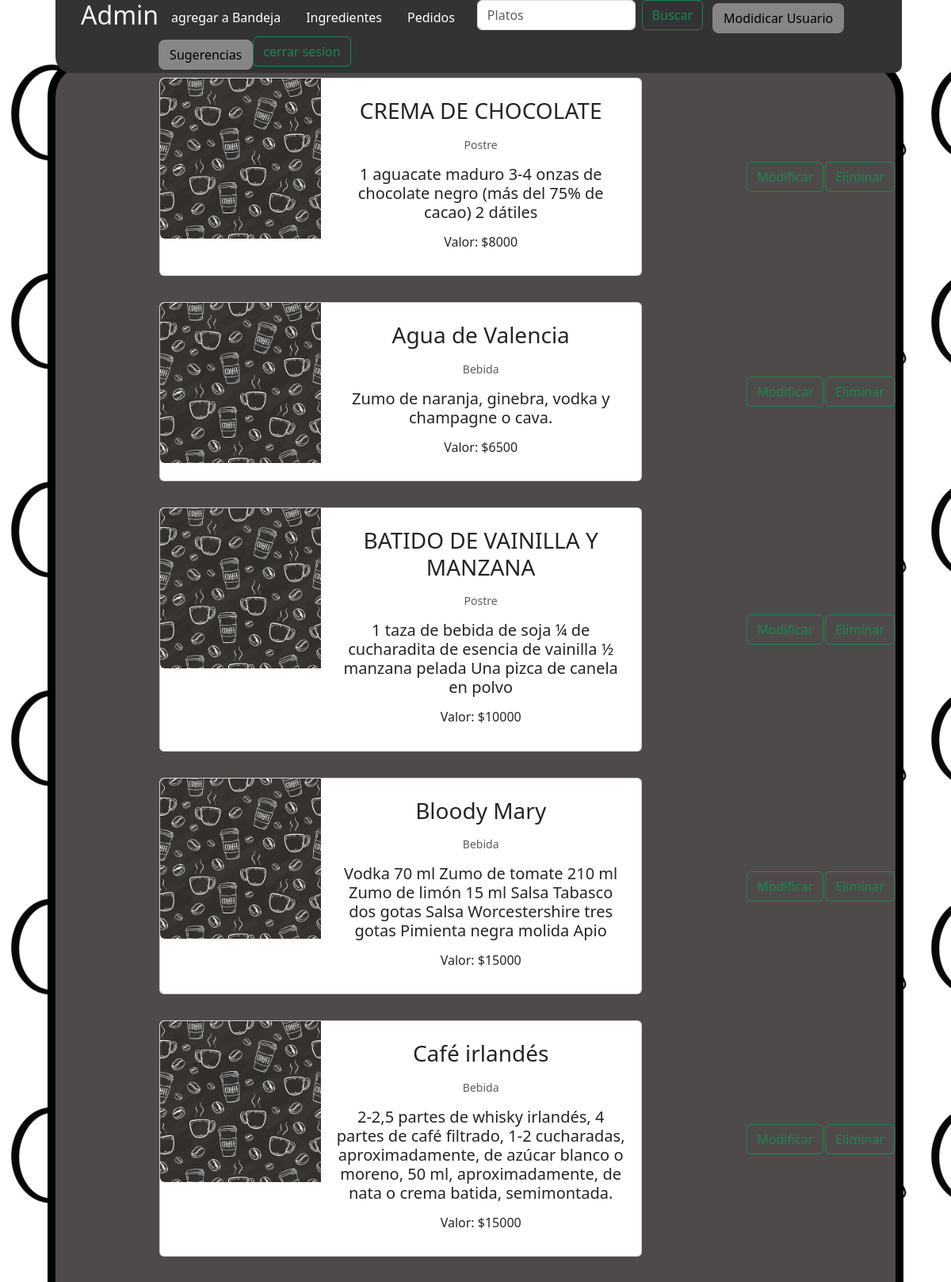
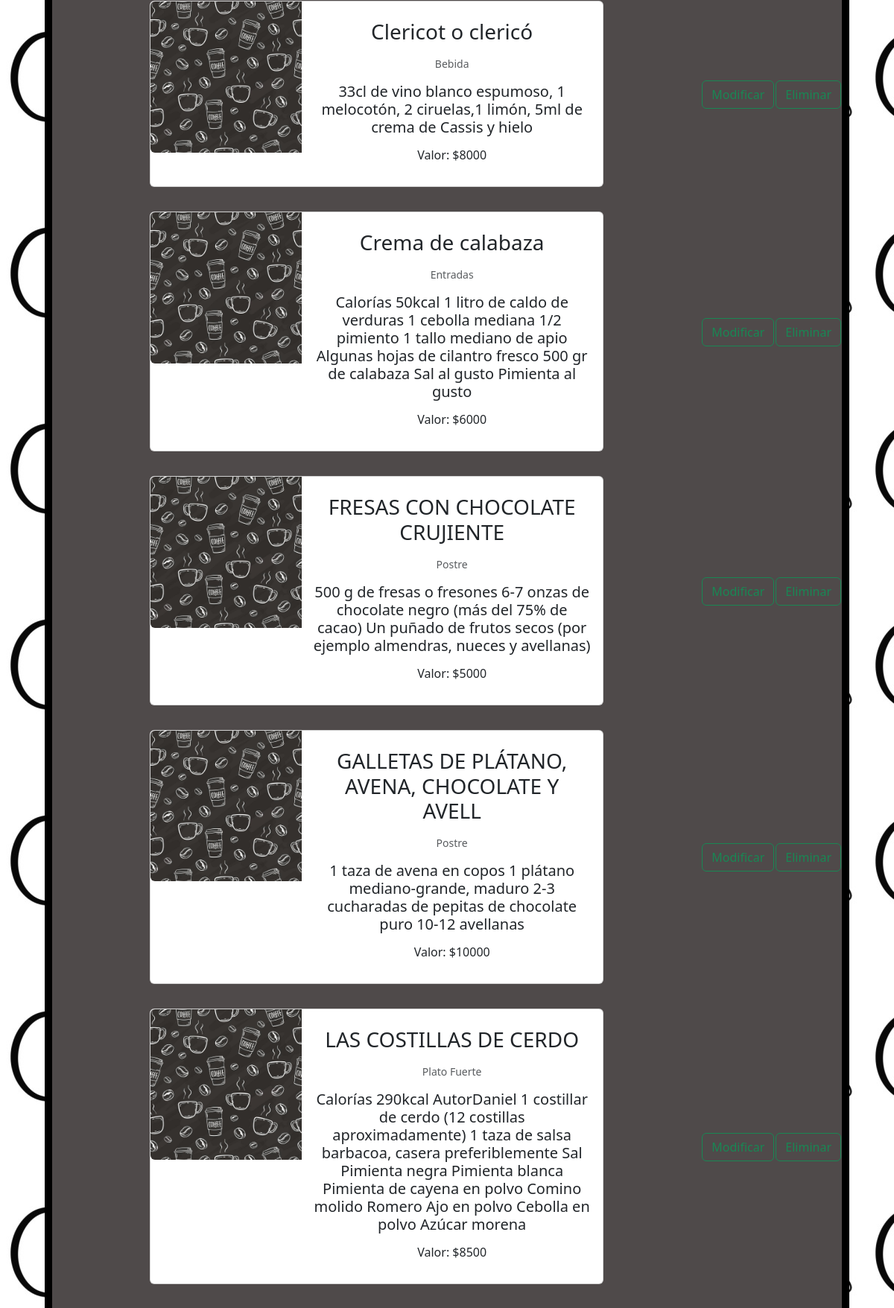
Screenshot of /proyect/chefcitov6/vistas/admin.php (upper part) with the database file from the repository (2 pictures, top to bottom).
### tables this page shows
CREATE TABLE `platos` (
  `idPlatos` int(5) NOT NULL,
  `nombrePlatos` varchar(45) NOT NULL,
  `entradPlatos` varchar(45) NOT NULL,
  `salidaPlatos` varchar(45) NOT NULL,
  `stockPtatos` int(11) NOT NULL,
  `valorPlatos` int(11) NOT NULL,
  `idCategPlatos` int(11) NOT NULL,
  `descripcionPlatos` varchar(300) NOT NULL
);

### proyect/chefcitov6/vistas/admin/cartasadmin.php (the view, shortened to what this page needs)
<?php
  if(isset($_POST['btnbuscara']))
  {
    $buscar=$_POST['txtbuscara'];
    $querychefcito=mysqli_query($conn, "SELECT categorias.nombreCategorias, platos.nombrePlatos, platos.idPlatos, platos.descripcionPlatos, platos.valorPlatos FROM categorias JOIN platos ON categorias.idCategPlatos = platos.idCategPlatos WHERE platos.nombrePlatos LIKE '".$buscar."%'");
  }else{
    $querychefcito=mysqli_query($conn, "SELECT  categorias.nombreCategorias, platos.nombrePlatos, platos.idPlatos, platos.descripcionPlatos, platos.valorPlatos FROM categorias, platos WHERE categorias.idCategPlatos = platos.idCategPlatos ORDER by platos.nombrePlatos ASC;");
  }
  while($mostrar = mysqli_fetch_array($querychefcito))
  {
    echo "<div id='imprimeInfo'>";
    echo "<tr>";
    echo"<table>";
    echo "<td>";
    echo "
      <center>
        <div class='card mb-3' style='max-width: 70%;margin-top:15px;'>
          <div class='row g-0'>
            <div class='col-md-4'>
              <img src='../resources/caffe.jpg' class='img-fluid rounded-start' alt='...'>
            </div>
            <div class='col-md-8'>
              <div class='card-body'>
              <h5 class='card-title'><h3>".$mostrar['nombrePlatos']."</h3></h5>
              <p class='card-text'><small class='text-body-secondary'><h6>".$mostrar['nombreCategorias']."</h6></small></p>
              <p class='card-text'><h5>".$mostrar['descripcionPlatos']."</h5></p>
              <p class='card-text'><h6>Valor: $".$mostrar['valorPlatos']."</h6></small></p>
              </div>
            </div>
          </div>
        </div>
      </center>
    ";
    echo "<td ><a class='btn btn-outline-success'href=\"platos/modificar.php?idPlatos=$mostrar[idPlatos]\">Modificar</a>";
    echo"<br>";
    echo "<td><a class='btn btn-outline-success'href =\"platos/eliminar.php?idPlatos=$mostrar[idPlatos]\"onClick=\"return confirm('¿Estas seguro de eliminar a $mostrar[nombrePlatos]?')\">Eliminar</a></td>" ;
    echo"</table>";
  }
?>

### rows the page displays
platos: nombrePlatos "CREMA DE CHOCOLATE", descripcionPlatos "1 aguacate maduro 3-4 onzas de chocolate negro (más del 75% de cacao) 2 dátiles", valorPlatos "8000"
platos: nombrePlatos "Agua de Valencia", descripcionPlatos "Zumo de naranja, ginebra, vodka y champagne o cava.", valorPlatos "6500"
platos: nombrePlatos "BATIDO DE VAINILLA Y MANZANA", descripcionPlatos "1 taza de bebida de soja ¼ de cucharadita de esencia de vainilla ½ manzana pelada Una pizca de canela en polvo", valorPlatos "10000"
platos: nombrePlatos "Bloody Mary", descripcionPlatos "Vodka 70 ml Zumo de tomate 210 ml Zumo de limón 15 ml Salsa Tabasco dos gotas Salsa Worcestershire tres gotas Pimienta negra molida Apio", valorPlatos "15000"
platos: nombrePlatos "Café irlandés", descripcionPlatos "2-2,5 partes de whisky irlandés, 4 partes de café filtrado, 1-2 cucharadas, aproximadamente, de azúcar blanco o moreno, 50 ml, aproximadamente, de nata o crema batida, semimontada.", valorPlatos "15000"
platos: nombrePlatos "Clericot o clericó", descripcionPlatos "33cl de vino blanco espumoso, 1 melocotón, 2 ciruelas,1 limón, 5ml de crema de Cassis y hielo", valorPlatos "8000"
platos: nombrePlatos "Crema de calabaza", descripcionPlatos "Calorías 50kcal 1 litro de caldo de verduras 1 cebolla mediana 1/2 pimiento 1 tallo mediano de apio Algunas hojas de cilantro fresco 500 gr de calabaza Sal al gusto Pimienta al gusto", valorPlatos "6000"
platos: nombrePlatos "FRESAS CON CHOCOLATE CRUJIENTE", descripcionPlatos "500 g de fresas o fresones 6-7 onzas de chocolate negro (más del 75% de cacao) Un puñado de frutos secos (por ejemplo almendras, nueces y avellanas)", valorPlatos "5000"
platos: nombrePlatos "GALLETAS DE PLÁTANO, AVENA, CHOCOLATE Y AVELL", descripcionPlatos "1 taza de avena en copos 1 plátano mediano-grande, maduro 2-3 cucharadas de pepitas de chocolate puro 10-12 avellanas", valorPlatos "10000"
platos: nombrePlatos "LAS COSTILLAS DE CERDO", descripcionPlatos "Calorías 290kcal AutorDaniel 1 costillar de cerdo (12 costillas aproximadamente) 1 taza de salsa barbacoa, casera preferiblemente Sal Pimienta negra Pimienta blanca Pimienta de cayena en polvo Comino molido Romero Ajo en polvo Cebolla en polvo Azúcar morena", valorPlatos "8500"
